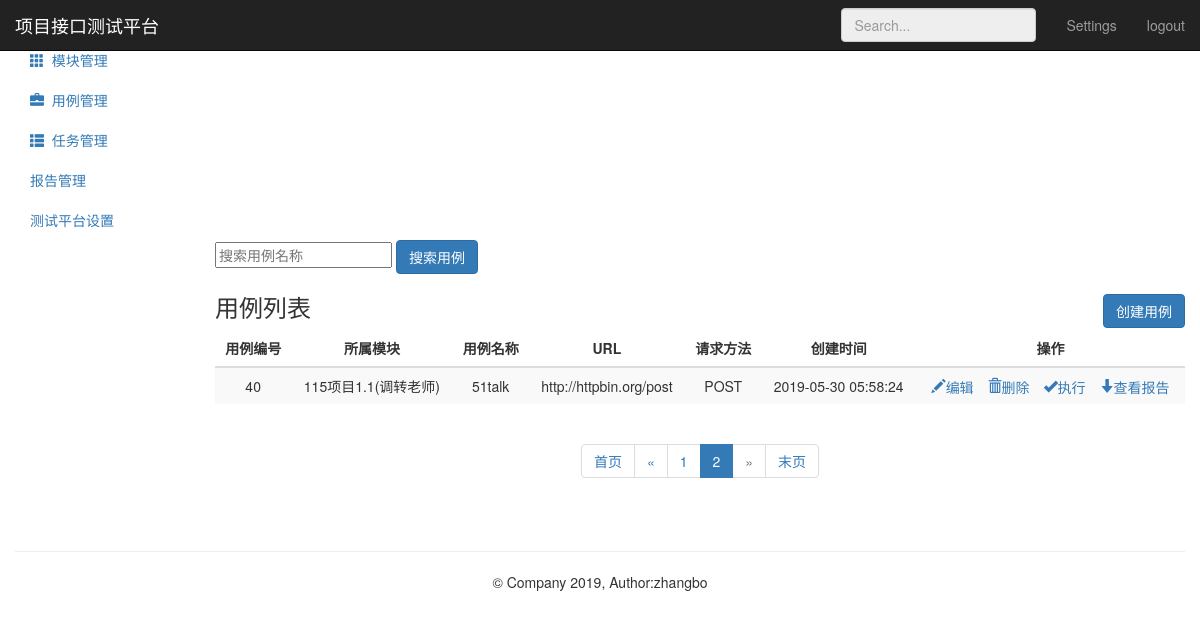
The app's page /testcase/?page=3 (signed in), older data.
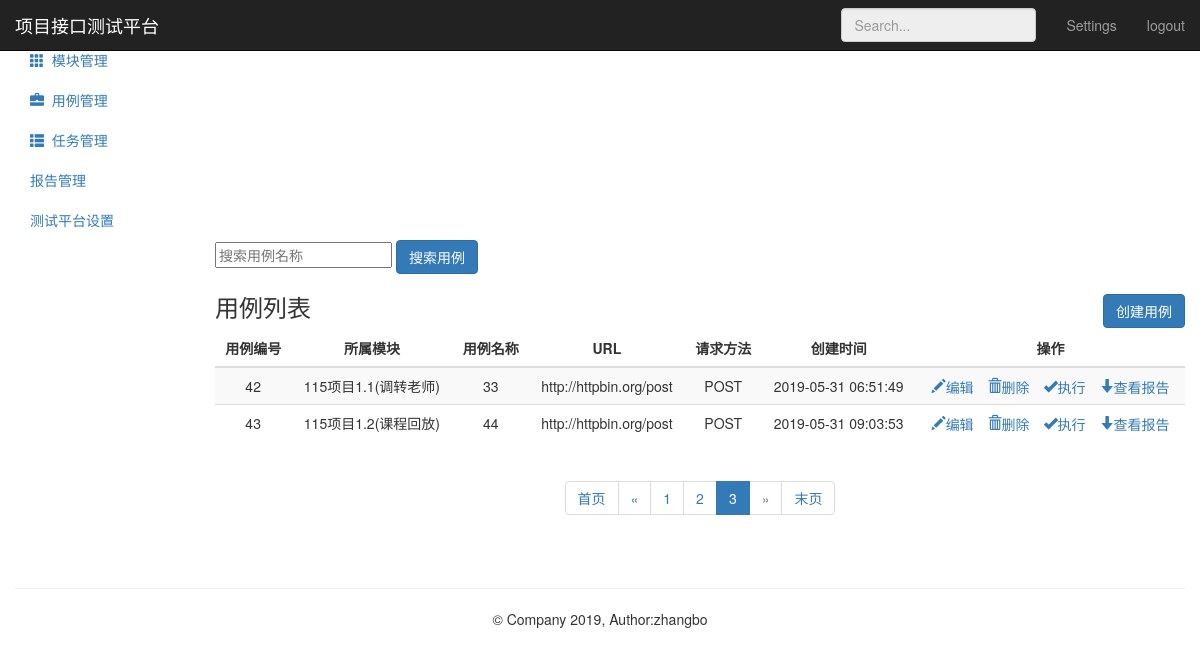
The same page, newer data.
### testcase_app/models.py (models this page shows, shortened)
class TestCase(models.Model):
      module = models.ForeignKey(Module,on_delete=models.CASCADE)
      name = models.CharField("名称",max_length=50,null=False)
      url = models.TextField("URL",null=False)
      method = models.IntegerField("请求方法",null=False)
      header = models.TextField("请求头",null=False)
      parameter_type = models.IntegerField("参数类型",null=False)
      parameter_body = models.TextField("参数内容",null=False)
      result = models.TextField("返回结果",null=False)
      assert_text = models.TextField("断言内容",null=False)
      assert_type = models.IntegerField("断言类型",null=False)
      create_time = models.DateTimeField(auto_now_add=True)

### module_app/models.py (models this page shows)
class Module(models.Model):
      project = models.ForeignKey(Project,on_delete=models.CASCADE)
      name = models.CharField("名称",max_length=50,null=False)
      describe = models.TextField("描述",default="",max_length=50)
      create_time = models.DateTimeField(auto_now_add=True)
      def __str__(self):
            return self.name

### testcase_app/views.py (the view)
# urls.py: path('',views.testcase_manage),
@login_required
def testcase_manage(request):
    case_list = TestCase.objects.all()
    paginator = Paginator(case_list,2)
    paginator_num_pages = paginator.num_pages
    print ("共分：",str(paginator_num_pages)+"页")
    paginator_num_pages_array_ = paginator.page_range
    print ("数组形式表示：",paginator_num_pages_array_)
    page1 = paginator.page(1)
    print ("第一页：",page1)
    page_num = page1.number
    print ("第一页：",page_num)
    page = request.GET.get('page','')
    print ("urlpage传参：",page)
    try:
        contacts = paginator.page(page)
        print ("contacts---------->1",contacts)
    except PageNotAnInteger:
        contacts = paginator.page(1)
        print ("contacts---------->2",contacts)
    except EmptyPage:
        contacts = paginator.page(paginator.num_pages)
        print ("contacts---------->3",contacts)
    print ("第二页索引：",contacts.number)
    print ("第几页：",contacts)
    return render(request,"case_list.html",{"cases":contacts,
                                            "page":page,
                                            "page_num":page_num,
                                            "paginator_num_pages":paginator_num_pages,
                                            "paginator_num_pages_array_":paginator_num_pages_array_})

### templates/case_list.html (shortened to what the changed rows need)
{% extends "base.html" %}
{% block base %}
<div class="container-fluid">
    <div class="row">
        <div class="col-sm-9 col-sm-offset-3 col-md-10 col-md-offset-2 main">
            <div class="table-responsive op">
                <table class="table table-striped">
                    <thead>
                        <tr>
                            <th class="op">用例编号</th>
                            <th class="op">所属模块</th>
                            <th class="op">用例名称</th>
                            <th class="op">URL</th>
                            <th class="op">请求方法</th>
                            <th class="op">创建时间</th>
                            <th class="op">操作</th>
                        </tr>
                    </thead>
                    <tbody>
                        {% for case in cases %}
                        <tr>
                              <td>{{ case.id}}</td>
                              <td>{{ case.module}}</td>
                              <td>{{ case.name}}</td>
                              <td>{{ case.url}}</td>
                              {% if case.method == 1 %}
                                <td>GET</td>
                              {% elif case.method == 2 %}
                                <td>POST</td>
                              {% elif case.method == 3 %}
                                <td>PUT</td>
                              {% else %}
                                <td>DELETE</td>
                              {% endif %}
                              <td>{{ case.create_time | date:"Y-m-d H:i:s" }}</td>
                              <td>
                                  <a href="/testcase/edit_case/{{ case.id }}/">
                                      <i class="glyphicon glyphicon-pencil">编辑</i>
                                  </a>
                                  <a href="/testcase/delete_case/{{ case.id }}/" style="margin-left:10px;"
                                          onclick="return del()">
                                      <i class="glyphicon glyphicon-trash">删除</i>
                                  </a>
                                  <a href="#" style="margin-left:10px;">
                                      <i class="glyphicon glyphicon-ok">执行</i>
                                  </a>
                                  <a href="#" style="margin-left:10px;">
                                      <i class="glyphicon glyphicon-arrow-down">查看报告</i>
                                  </a>
                              </td>
                        </tr>
                        {% endfor %}
                    </tbody>
                </table>
            </div>
            <div style="text-align: center;">
               <nav aria-label="Page navigation">
                  <ul class="pagination">
                      {% if cases %}
                          {% for p1 in paginator_num_pages_array_ %}
                              {% if cases.has_previous %}
                                  {% if search_name %}
                                      {% if p1 == cases.number %}
                                          <li class="active">
                                              <a href="?search_name={{ search_name }}&page={{ p1 }}">
                                                  {{ p1 }}
                                              </a>
                                          </li>
                                      {% else %}
                                          <li>
                                              <a href="?search_name={{ search_name }}&page={{ p1 }}">
                                                  {{ p1 }}
                                              </a>
                                          </li>
                                      {% endif %}
                                  {% else %}
                                      {% if p1 == cases.number %}
                                          <li class="active">
                                              <a href="?page={{ p1 }}">
                                                  {{ p1 }}
                                              </a>
                                          </li>
                                      {% else %}
                                          <li>
                                              <a href="?page={{ p1 }}">
                                                  {{ p1 }}
                                              </a>
                                          </li>
                                      {% endif %}
                                  {% endif %}
                              {% endif %}
                          {% endfor %}
                      {% endif %}
                  </ul>
               </nav>
            </div>
        </div>
    </div>
</div>
{% endblock %}

Row changes from the older to the newer data that the page shows:
no longer on this page (row unchanged): TestCase: id "40", module "115项目1.1(调转老师)", name "51talk", url "http://httpbin.org/post", method "POST", create_time "2019-05-30 05:58:24"
added TestCase: id "42", module "115项目1.1(调转老师)", name "33", url "http://httpbin.org/post", method "POST", create_time "2019-05-31 06:51:49"
added TestCase: id "43", module "115项目1.2(课程回放)", name "44", url "http://httpbin.org/post", method "POST", create_time "2019-05-31 09:03:53"
Text that changed along with them:
list line gone: "2"
new list line: "2"
new list line: "3"
